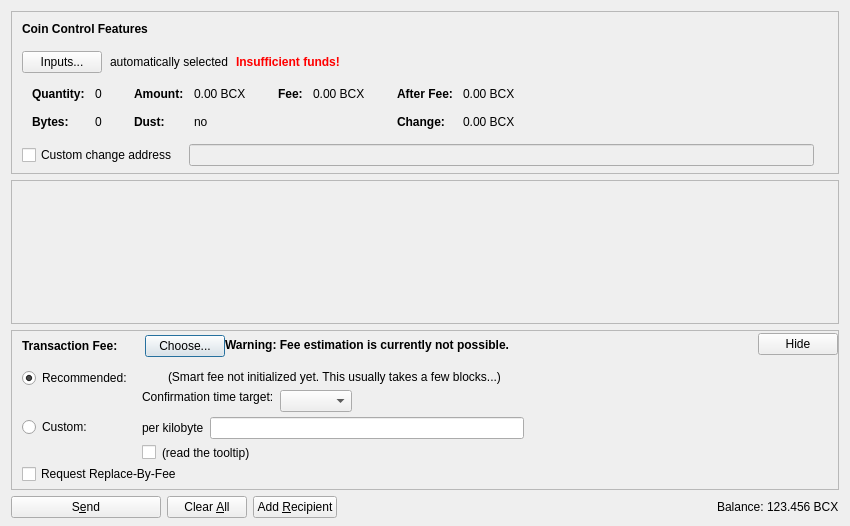
<?xml version="1.0" encoding="UTF-8"?>
<ui version="4.0">
 <class>SendCoinsDialog</class>
 <widget class="QDialog" name="SendCoinsDialog">
  <property name="geometry">
   <rect>
    <x>0</x>
    <y>0</y>
    <width>850</width>
    <height>526</height>
   </rect>
  </property>
  <property name="windowTitle">
   <string>Send Coins</string>
  </property>
  <layout class="QVBoxLayout" name="verticalLayout" stretch="0,1,0,0">
   <property name="bottomMargin">
    <number>8</number>
   </property>
   <item>
    <widget class="QFrame" name="frameCoinControl">
     <property name="sizePolicy">
      <sizepolicy hsizetype="Expanding" vsizetype="Expanding">
       <horstretch>0</horstretch>
       <verstretch>0</verstretch>
      </sizepolicy>
     </property>
     <property name="maximumSize">
      <size>
       <width>16777215</width>
       <height>16777215</height>
      </size>
     </property>
     <property name="frameShape">
      <enum>QFrame::StyledPanel</enum>
     </property>
     <property name="frameShadow">
      <enum>QFrame::Sunken</enum>
     </property>
     <layout class="QVBoxLayout" name="verticalLayoutCoinControl2">
      <property name="spacing">
       <number>0</number>
      </property>
      <property name="leftMargin">
       <number>0</number>
      </property>
      <property name="topMargin">
       <number>0</number>
      </property>
      <property name="rightMargin">
       <number>0</number>
      </property>
      <property name="bottomMargin">
       <number>6</number>
      </property>
      <item>
       <layout class="QVBoxLayout" name="verticalLayoutCoinControl" stretch="0,0,0,0,1">
        <property name="spacing">
         <number>0</number>
        </property>
        <property name="leftMargin">
         <number>10</number>
        </property>
        <property name="topMargin">
         <number>10</number>
        </property>
        <item>
         <layout class="QHBoxLayout" name="horizontalLayoutCoinControl1">
          <property name="bottomMargin">
           <number>15</number>
          </property>
          <item>
           <widget class="QLabel" name="labelCoinControlFeatures">
            <property name="sizePolicy">
             <sizepolicy hsizetype="Preferred" vsizetype="Maximum">
              <horstretch>0</horstretch>
              <verstretch>0</verstretch>
             </sizepolicy>
            </property>
            <property name="font">
             <font>
              <weight>75</weight>
              <bold>true</bold>
             </font>
            </property>
            <property name="styleSheet">
             <string notr="true">font-weight:bold;</string>
            </property>
            <property name="text">
             <string>Coin Control Features</string>
            </property>
           </widget>
          </item>
         </layout>
        </item>
        <item>
         <layout class="QHBoxLayout" name="horizontalLayoutCoinControl2" stretch="0,0,0,0">
          <property name="spacing">
           <number>8</number>
          </property>
          <property name="bottomMargin">
           <number>10</number>
          </property>
          <item>
           <widget class="QPushButton" name="pushButtonCoinControl">
            <property name="styleSheet">
             <string notr="true"/>
            </property>
            <property name="text">
             <string>Inputs...</string>
            </property>
            <property name="autoDefault">
             <bool>false</bool>
            </property>
           </widget>
          </item>
          <item>
           <widget class="QLabel" name="labelCoinControlAutomaticallySelected">
            <property name="text">
             <string>automatically selected</string>
            </property>
            <property name="margin">
             <number>5</number>
            </property>
           </widget>
          </item>
          <item>
           <widget class="QLabel" name="labelCoinControlInsuffFunds">
            <property name="font">
             <font>
              <weight>75</weight>
              <bold>true</bold>
             </font>
            </property>
            <property name="styleSheet">
             <string notr="true">color:red;font-weight:bold;</string>
            </property>
            <property name="text">
             <string>Insufficient funds!</string>
            </property>
            <property name="margin">
             <number>5</number>
            </property>
           </widget>
          </item>
          <item>
           <spacer name="horizontalSpacerCoinControl">
            <property name="orientation">
             <enum>Qt::Horizontal</enum>
            </property>
            <property name="sizeHint" stdset="0">
             <size>
              <width>40</width>
              <height>1</height>
             </size>
            </property>
           </spacer>
          </item>
         </layout>
        </item>
        <item>
         <widget class="QWidget" name="widgetCoinControl" native="true">
          <property name="sizePolicy">
           <sizepolicy hsizetype="Preferred" vsizetype="Preferred">
            <horstretch>0</horstretch>
            <verstretch>0</verstretch>
           </sizepolicy>
          </property>
          <property name="minimumSize">
           <size>
            <width>0</width>
            <height>0</height>
           </size>
          </property>
          <property name="styleSheet">
           <string notr="true"/>
          </property>
          <layout class="QHBoxLayout" name="horizontalLayoutCoinControl5">
           <property name="leftMargin">
            <number>0</number>
           </property>
           <property name="topMargin">
            <number>0</number>
           </property>
           <property name="rightMargin">
            <number>0</number>
           </property>
           <property name="bottomMargin">
            <number>0</number>
           </property>
           <item>
            <layout class="QHBoxLayout" name="horizontalLayoutCoinControl3" stretch="0,0,0,1">
             <property name="spacing">
              <number>20</number>
             </property>
             <property name="topMargin">
              <number>0</number>
             </property>
             <property name="bottomMargin">
              <number>10</number>
             </property>
             <item>
              <layout class="QFormLayout" name="formLayoutCoinControl1">
               <property name="horizontalSpacing">
                <number>10</number>
               </property>
               <property name="verticalSpacing">
                <number>14</number>
               </property>
               <property name="leftMargin">
                <number>10</number>
               </property>
               <property name="topMargin">
                <number>4</number>
               </property>
               <property name="rightMargin">
                <number>6</number>
               </property>
               <item row="0" column="0">
                <widget class="QLabel" name="labelCoinControlQuantityText">
                 <property name="font">
                  <font>
                   <weight>75</weight>
                   <bold>true</bold>
                  </font>
                 </property>
                 <property name="text">
                  <string>Quantity:</string>
                 </property>
                 <property name="margin">
                  <number>0</number>
                 </property>
                </widget>
               </item>
               <item row="0" column="1">
                <widget class="QLabel" name="labelCoinControlQuantity">
                 <property name="cursor">
                  <cursorShape>IBeamCursor</cursorShape>
                 </property>
                 <property name="contextMenuPolicy">
                  <enum>Qt::ActionsContextMenu</enum>
                 </property>
                 <property name="text">
                  <string notr="true">0</string>
                 </property>
                 <property name="margin">
                  <number>0</number>
                 </property>
                 <property name="textInteractionFlags">
                  <set>Qt::LinksAccessibleByMouse|Qt::TextSelectableByKeyboard|Qt::TextSelectableByMouse</set>
                 </property>
                </widget>
               </item>
               <item row="1" column="0">
                <widget class="QLabel" name="labelCoinControlBytesText">
                 <property name="font">
                  <font>
                   <weight>75</weight>
                   <bold>true</bold>
                  </font>
                 </property>
                 <property name="text">
                  <string>Bytes:</string>
                 </property>
                </widget>
               </item>
               <item row="1" column="1">
                <widget class="QLabel" name="labelCoinControlBytes">
                 <property name="cursor">
                  <cursorShape>IBeamCursor</cursorShape>
                 </property>
                 <property name="contextMenuPolicy">
                  <enum>Qt::ActionsContextMenu</enum>
                 </property>
                 <property name="text">
                  <string notr="true">0</string>
                 </property>
                 <property name="textInteractionFlags">
                  <set>Qt::LinksAccessibleByMouse|Qt::TextSelectableByKeyboard|Qt::TextSelectableByMouse</set>
                 </property>
                </widget>
               </item>
              </layout>
             </item>
             <item>
              <layout class="QFormLayout" name="formLayoutCoinControl2">
               <property name="horizontalSpacing">
                <number>10</number>
               </property>
               <property name="verticalSpacing">
                <number>14</number>
               </property>
               <property name="leftMargin">
                <number>6</number>
               </property>
               <property name="topMargin">
                <number>4</number>
               </property>
               <property name="rightMargin">
                <number>6</number>
               </property>
               <item row="0" column="0">
                <widget class="QLabel" name="labelCoinControlAmountText">
                 <property name="font">
                  <font>
                   <weight>75</weight>
                   <bold>true</bold>
                  </font>
                 </property>
                 <property name="text">
                  <string>Amount:</string>
                 </property>
                 <property name="margin">
                  <number>0</number>
                 </property>
                </widget>
               </item>
               <item row="0" column="1">
                <widget class="QLabel" name="labelCoinControlAmount">
                 <property name="cursor">
                  <cursorShape>IBeamCursor</cursorShape>
                 </property>
                 <property name="contextMenuPolicy">
                  <enum>Qt::ActionsContextMenu</enum>
                 </property>
                 <property name="text">
                  <string notr="true">0.00 BCX</string>
                 </property>
                 <property name="textInteractionFlags">
                  <set>Qt::LinksAccessibleByMouse|Qt::TextSelectableByKeyboard|Qt::TextSelectableByMouse</set>
                 </property>
                </widget>
               </item>
               <item row="1" column="0">
                <widget class="QLabel" name="labelCoinControlLowOutputText">
                 <property name="font">
                  <font>
                   <weight>75</weight>
                   <bold>true</bold>
                  </font>
                 </property>
                 <property name="text">
                  <string>Dust:</string>
                 </property>
                </widget>
               </item>
               <item row="1" column="1">
                <widget class="QLabel" name="labelCoinControlLowOutput">
                 <property name="cursor">
                  <cursorShape>IBeamCursor</cursorShape>
                 </property>
                 <property name="contextMenuPolicy">
                  <enum>Qt::ActionsContextMenu</enum>
                 </property>
                 <property name="text">
                  <string notr="true">no</string>
                 </property>
                 <property name="textInteractionFlags">
                  <set>Qt::LinksAccessibleByMouse|Qt::TextSelectableByKeyboard|Qt::TextSelectableByMouse</set>
                 </property>
                </widget>
               </item>
              </layout>
             </item>
             <item>
              <layout class="QFormLayout" name="formLayoutCoinControl3">
               <property name="horizontalSpacing">
                <number>10</number>
               </property>
               <property name="verticalSpacing">
                <number>14</number>
               </property>
               <property name="leftMargin">
                <number>6</number>
               </property>
               <property name="topMargin">
                <number>4</number>
               </property>
               <property name="rightMargin">
                <number>6</number>
               </property>
               <item row="0" column="0">
                <widget class="QLabel" name="labelCoinControlFeeText">
                 <property name="font">
                  <font>
                   <weight>75</weight>
                   <bold>true</bold>
                  </font>
                 </property>
                 <property name="text">
                  <string>Fee:</string>
                 </property>
                 <property name="margin">
                  <number>0</number>
                 </property>
                </widget>
               </item>
               <item row="0" column="1">
                <widget class="QLabel" name="labelCoinControlFee">
                 <property name="cursor">
                  <cursorShape>IBeamCursor</cursorShape>
                 </property>
                 <property name="contextMenuPolicy">
                  <enum>Qt::ActionsContextMenu</enum>
                 </property>
                 <property name="text">
                  <string notr="true">0.00 BCX</string>
                 </property>
                 <property name="textInteractionFlags">
                  <set>Qt::LinksAccessibleByMouse|Qt::TextSelectableByKeyboard|Qt::TextSelectableByMouse</set>
                 </property>
                </widget>
               </item>
              </layout>
             </item>
             <item>
              <layout class="QFormLayout" name="formLayoutCoinControl4">
               <property name="horizontalSpacing">
                <number>10</number>
               </property>
               <property name="verticalSpacing">
                <number>14</number>
               </property>
               <property name="leftMargin">
                <number>6</number>
               </property>
               <property name="topMargin">
                <number>4</number>
               </property>
               <property name="rightMargin">
                <number>6</number>
               </property>
               <item row="0" column="0">
                <widget class="QLabel" name="labelCoinControlAfterFeeText">
                 <property name="font">
                  <font>
                   <weight>75</weight>
                   <bold>true</bold>
                  </font>
                 </property>
                 <property name="text">
                  <string>After Fee:</string>
                 </property>
                 <property name="margin">
                  <number>0</number>
                 </property>
                </widget>
               </item>
               <item row="0" column="1">
                <widget class="QLabel" name="labelCoinControlAfterFee">
                 <property name="cursor">
                  <cursorShape>IBeamCursor</cursorShape>
                 </property>
                 <property name="contextMenuPolicy">
                  <enum>Qt::ActionsContextMenu</enum>
                 </property>
                 <property name="text">
                  <string notr="true">0.00 BCX</string>
                 </property>
                 <property name="textInteractionFlags">
                  <set>Qt::LinksAccessibleByMouse|Qt::TextSelectableByKeyboard|Qt::TextSelectableByMouse</set>
                 </property>
                </widget>
               </item>
               <item row="1" column="0">
                <widget class="QLabel" name="labelCoinControlChangeText">
                 <property name="font">
                  <font>
                   <weight>75</weight>
                   <bold>true</bold>
                  </font>
                 </property>
                 <property name="text">
                  <string>Change:</string>
                 </property>
                </widget>
               </item>
               <item row="1" column="1">
                <widget class="QLabel" name="labelCoinControlChange">
                 <property name="cursor">
                  <cursorShape>IBeamCursor</cursorShape>
                 </property>
                 <property name="contextMenuPolicy">
                  <enum>Qt::ActionsContextMenu</enum>
                 </property>
                 <property name="text">
                  <string notr="true">0.00 BCX</string>
                 </property>
                 <property name="textInteractionFlags">
                  <set>Qt::LinksAccessibleByMouse|Qt::TextSelectableByKeyboard|Qt::TextSelectableByMouse</set>
                 </property>
                </widget>
               </item>
              </layout>
             </item>
            </layout>
           </item>
          </layout>
         </widget>
        </item>
        <item>
         <layout class="QHBoxLayout" name="horizontalLayoutCoinControl4" stretch="0,0,0">
          <property name="spacing">
           <number>12</number>
          </property>
          <property name="sizeConstraint">
           <enum>QLayout::SetDefaultConstraint</enum>
          </property>
          <property name="topMargin">
           <number>5</number>
          </property>
          <property name="rightMargin">
           <number>5</number>
          </property>
          <item>
           <widget class="QCheckBox" name="checkBoxCoinControlChange">
            <property name="toolTip">
             <string>If this is activated, but the change address is empty or invalid, change will be sent to a newly generated address.</string>
            </property>
            <property name="text">
             <string>Custom change address</string>
            </property>
           </widget>
          </item>
          <item>
           <widget class="QValidatedLineEdit" name="lineEditCoinControlChange">
            <property name="enabled">
             <bool>false</bool>
            </property>
            <property name="sizePolicy">
             <sizepolicy hsizetype="Expanding" vsizetype="Fixed">
              <horstretch>0</horstretch>
              <verstretch>0</verstretch>
             </sizepolicy>
            </property>
           </widget>
          </item>
          <item>
           <widget class="QLabel" name="labelCoinControlChangeLabel">
            <property name="sizePolicy">
             <sizepolicy hsizetype="Preferred" vsizetype="Expanding">
              <horstretch>0</horstretch>
              <verstretch>0</verstretch>
             </sizepolicy>
            </property>
            <property name="minimumSize">
             <size>
              <width>0</width>
              <height>0</height>
             </size>
            </property>
            <property name="text">
             <string/>
            </property>
            <property name="margin">
             <number>3</number>
            </property>
           </widget>
          </item>
         </layout>
        </item>
        <item>
         <spacer name="verticalSpacerCoinControl">
          <property name="orientation">
           <enum>Qt::Vertical</enum>
          </property>
          <property name="sizeHint" stdset="0">
           <size>
            <width>800</width>
            <height>1</height>
           </size>
          </property>
         </spacer>
        </item>
       </layout>
      </item>
     </layout>
    </widget>
   </item>
   <item>
    <widget class="QScrollArea" name="scrollArea">
     <property name="widgetResizable">
      <bool>true</bool>
     </property>
     <widget class="QWidget" name="scrollAreaWidgetContents">
      <property name="geometry">
       <rect>
        <x>0</x>
        <y>0</y>
        <width>830</width>
        <height>104</height>
       </rect>
      </property>
      <layout class="QVBoxLayout" name="verticalLayout_2" stretch="0,1">
       <property name="leftMargin">
        <number>0</number>
       </property>
       <property name="topMargin">
        <number>0</number>
       </property>
       <property name="rightMargin">
        <number>0</number>
       </property>
       <property name="bottomMargin">
        <number>0</number>
       </property>
       <item>
        <layout class="QVBoxLayout" name="entries">
         <property name="spacing">
          <number>6</number>
         </property>
        </layout>
       </item>
       <item>
        <spacer name="verticalSpacer">
         <property name="orientation">
          <enum>Qt::Vertical</enum>
         </property>
         <property name="sizeHint" stdset="0">
          <size>
           <width>20</width>
           <height>40</height>
          </size>
         </property>
        </spacer>
       </item>
      </layout>
     </widget>
    </widget>
   </item>
   <item>
    <widget class="QFrame" name="frameFee">
     <property name="sizePolicy">
      <sizepolicy hsizetype="Expanding" vsizetype="Expanding">
       <horstretch>0</horstretch>
       <verstretch>0</verstretch>
      </sizepolicy>
     </property>
     <property name="maximumSize">
      <size>
       <width>16777215</width>
       <height>16777215</height>
      </size>
     </property>
     <property name="frameShape">
      <enum>QFrame::StyledPanel</enum>
     </property>
     <property name="frameShadow">
      <enum>QFrame::Sunken</enum>
     </property>
     <layout class="QVBoxLayout" name="verticalLayoutFee1">
      <property name="spacing">
       <number>0</number>
      </property>
      <property name="leftMargin">
       <number>0</number>
      </property>
      <property name="topMargin">
       <number>0</number>
      </property>
      <property name="rightMargin">
       <number>0</number>
      </property>
      <property name="bottomMargin">
       <number>0</number>
      </property>
      <item>
       <layout class="QVBoxLayout" name="verticalLayoutFee2" stretch="0,0,0">
        <property name="spacing">
         <number>0</number>
        </property>
        <property name="leftMargin">
         <number>10</number>
        </property>
        <property name="topMargin">
         <number>0</number>
        </property>
        <item>
         <layout class="QHBoxLayout" name="horizontalLayoutFee1">
          <property name="bottomMargin">
           <number>0</number>
          </property>
          <item>
           <layout class="QVBoxLayout" name="verticalLayoutFee7">
            <property name="spacing">
             <number>0</number>
            </property>
            <item>
             <spacer name="verticalSpacerSmartFee">
              <property name="orientation">
               <enum>Qt::Vertical</enum>
              </property>
              <property name="sizeType">
               <enum>QSizePolicy::Fixed</enum>
              </property>
              <property name="sizeHint" stdset="0">
               <size>
                <width>1</width>
                <height>4</height>
               </size>
              </property>
             </spacer>
            </item>
            <item>
             <layout class="QHBoxLayout" name="horizontalLayoutSmartFee">
              <property name="spacing">
               <number>10</number>
              </property>
              <item>
               <widget class="QLabel" name="labelFeeHeadline">
                <property name="sizePolicy">
                 <sizepolicy hsizetype="Preferred" vsizetype="Maximum">
                  <horstretch>0</horstretch>
                  <verstretch>0</verstretch>
                 </sizepolicy>
                </property>
                <property name="font">
                 <font>
                  <weight>75</weight>
                  <bold>true</bold>
                 </font>
                </property>
                <property name="styleSheet">
                 <string notr="true">font-weight:bold;</string>
                </property>
                <property name="text">
                 <string>Transaction Fee:</string>
                </property>
               </widget>
              </item>
              <item>
               <widget class="QLabel" name="labelFeeMinimized">
                <property name="text">
                 <string/>
                </property>
               </widget>
              </item>
              <item>
               <widget class="QPushButton" name="buttonChooseFee">
                <property name="text">
                 <string>Choose...</string>
                </property>
               </widget>
              </item>
             </layout>
            </item>
            <item>
             <spacer name="verticalSpacer_5">
              <property name="orientation">
               <enum>Qt::Vertical</enum>
              </property>
              <property name="sizeHint" stdset="0">
               <size>
                <width>1</width>
                <height>1</height>
               </size>
              </property>
             </spacer>
            </item>
           </layout>
          </item>
          <item>
           <widget class="QLabel" name="fallbackFeeWarningLabel">
            <property name="toolTip">
             <string>Using the fallbackfee can result in sending a transaction that will take several hours or days (or never) to confirm. Consider choosing your fee manually or wait until you have validated the complete chain.</string>
            </property>
            <property name="font">
            <font>
                <weight>75</weight>
                <bold>true</bold>
            </font>
            </property>
            <property name="text">
             <string>Warning: Fee estimation is currently not possible.</string>
            </property>
            <property name="wordWrap">
             <bool>false</bool>
            </property>
           </widget>
          </item>
          <item>
           <spacer name="horizontalSpacer_4">
            <property name="orientation">
             <enum>Qt::Horizontal</enum>
            </property>
            <property name="sizeType">
             <enum>QSizePolicy::MinimumExpanding</enum>
            </property>
            <property name="sizeHint" stdset="0">
             <size>
              <width>40</width>
              <height>20</height>
             </size>
            </property>
           </spacer>
          </item>
          <item>
           <widget class="QPushButton" name="buttonMinimizeFee">
            <property name="toolTip">
             <string>collapse fee-settings</string>
            </property>
            <property name="text">
             <string>Hide</string>
            </property>
           </widget>
          </item>
         </layout>
        </item>
        <item>
         <widget class="QFrame" name="frameFeeSelection">
          <layout class="QVBoxLayout" name="verticalLayoutFee12">
           <property name="spacing">
            <number>0</number>
           </property>
           <property name="leftMargin">
            <number>0</number>
           </property>
           <property name="topMargin">
            <number>0</number>
           </property>
           <property name="rightMargin">
            <number>0</number>
           </property>
           <property name="bottomMargin">
            <number>0</number>
           </property>
           <item>
            <layout class="QGridLayout" name="gridLayoutFee">
             <property name="topMargin">
              <number>10</number>
             </property>
             <property name="bottomMargin">
              <number>4</number>
             </property>
             <property name="horizontalSpacing">
              <number>10</number>
             </property>
             <property name="verticalSpacing">
              <number>4</number>
             </property>
             <item row="1" column="1">
              <layout class="QVBoxLayout" name="verticalLayoutFee8">
               <property name="spacing">
                <number>6</number>
               </property>
               <item>
                <layout class="QHBoxLayout" name="horizontalLayoutFee13">
                 <item>
                  <widget class="QLabel" name="labelCustomPerKilobyte">
                   <property name="toolTip">
                    <string>If the custom fee is set to 1000 satoshis and the transaction is only 250 bytes, then &quot;per kilobyte&quot; only pays 250 satoshis in fee, while &quot;total at least&quot; pays 1000 satoshis. For transactions bigger than a kilobyte both pay by kilobyte.</string>
                   </property>
                   <property name="text">
                    <string>per kilobyte</string>
                   </property>
                  </widget>
                 </item>
                 <item>
                  <widget class="BitcoinAmountField" name="customFee"/>
                 </item>
                 <item>
                  <spacer name="horizontalSpacer_6">
                   <property name="orientation">
                    <enum>Qt::Horizontal</enum>
                   </property>
                   <property name="sizeHint" stdset="0">
                    <size>
                     <width>1</width>
                     <height>1</height>
                    </size>
                   </property>
                  </spacer>
                 </item>
                </layout>
               </item>
               <item>
                <layout class="QHBoxLayout" name="horizontalLayoutFee8">
                 <item>
                  <widget class="QCheckBox" name="checkBoxMinimumFee">
                   <property name="toolTip">
                    <string>Paying only the minimum fee is just fine as long as there is less transaction volume than space in the blocks. But be aware that this can end up in a never confirming transaction once there is more demand for bitcoinx transactions than the network can process.</string>
                   </property>
                   <property name="text">
                    <string/>
                   </property>
                  </widget>
                 </item>
                 <item>
                  <widget class="QLabel" name="labelMinFeeWarning">
                   <property name="enabled">
                    <bool>true</bool>
                   </property>
                   <property name="toolTip">
                    <string>Paying only the minimum fee is just fine as long as there is less transaction volume than space in the blocks. But be aware that this can end up in a never confirming transaction once there is more demand for bitcoinx transactions than the network can process.</string>
                   </property>
                   <property name="text">
                    <string>(read the tooltip)</string>
                   </property>
                   <property name="margin">
                    <number>5</number>
                   </property>
                  </widget>
                 </item>
                 <item>
                  <spacer name="horizontalSpacer_2">
                   <property name="orientation">
                    <enum>Qt::Horizontal</enum>
                   </property>
                   <property name="sizeHint" stdset="0">
                    <size>
                     <width>1</width>
                     <height>1</height>
                    </size>
                   </property>
                  </spacer>
                 </item>
                </layout>
               </item>
              </layout>
             </item>
             <item row="0" column="0">
              <layout class="QVBoxLayout" name="verticalLayoutFee4" stretch="0,1">
               <item>
                <widget class="QRadioButton" name="radioSmartFee">
                 <property name="text">
                  <string>Recommended:</string>
                 </property>
                 <property name="checked">
                  <bool>true</bool>
                 </property>
                 <attribute name="buttonGroup">
                  <string notr="true">groupFee</string>
                 </attribute>
                </widget>
               </item>
               <item>
                <spacer name="verticalSpacer_2">
                 <property name="orientation">
                  <enum>Qt::Vertical</enum>
                 </property>
                 <property name="sizeHint" stdset="0">
                  <size>
                   <width>1</width>
                   <height>1</height>
                  </size>
                 </property>
                </spacer>
               </item>
              </layout>
             </item>
             <item row="1" column="0">
              <layout class="QVBoxLayout" name="verticalLayoutFee9" stretch="0,1">
               <item>
                <widget class="QRadioButton" name="radioCustomFee">
                 <property name="text">
                  <string>Custom:</string>
                 </property>
                 <attribute name="buttonGroup">
                  <string notr="true">groupFee</string>
                 </attribute>
                </widget>
               </item>
               <item>
                <spacer name="verticalSpacer_6">
                 <property name="orientation">
                  <enum>Qt::Vertical</enum>
                 </property>
                 <property name="sizeHint" stdset="0">
                  <size>
                   <width>1</width>
                   <height>1</height>
                  </size>
                 </property>
                </spacer>
               </item>
              </layout>
             </item>
             <item row="0" column="1">
              <layout class="QVBoxLayout" name="verticalLayoutFee3" stretch="0,0,1">
               <property name="spacing">
                <number>6</number>
               </property>
               <property name="topMargin">
                <number>2</number>
               </property>
               <item>
                <layout class="QHBoxLayout" name="horizontalLayoutFee12">
                 <item>
                  <widget class="QLabel" name="labelSmartFee">
                   <property name="text">
                    <string/>
                   </property>
                   <property name="margin">
                    <number>2</number>
                   </property>
                  </widget>
                 </item>
                 <item>
                  <widget class="QLabel" name="labelFeeEstimation">
                   <property name="text">
                    <string/>
                   </property>
                  </widget>
                 </item>
                 <item>
                  <widget class="QLabel" name="labelSmartFee2">
                   <property name="text">
                    <string>(Smart fee not initialized yet. This usually takes a few blocks...)</string>
                   </property>
                   <property name="margin">
                    <number>2</number>
                   </property>
                  </widget>
                 </item>
                 <item>
                  <spacer name="horizontalSpacer_5">
                   <property name="orientation">
                    <enum>Qt::Horizontal</enum>
                   </property>
                   <property name="sizeHint" stdset="0">
                    <size>
                     <width>1</width>
                     <height>1</height>
                    </size>
                   </property>
                  </spacer>
                 </item>
                </layout>
               </item>
               <item>
                <layout class="QHBoxLayout" name="horizontalLayoutFee9">
                 <item>
                  <layout class="QVBoxLayout" name="verticalLayoutFee6">
                   <item>
                    <widget class="QLabel" name="labelSmartFee3">
                     <property name="text">
                      <string>Confirmation time target:</string>
                     </property>
                     <property name="margin">
                      <number>2</number>
                     </property>
                    </widget>
                   </item>
                   <item>
                    <spacer name="verticalSpacer_3">
                     <property name="orientation">
                      <enum>Qt::Vertical</enum>
                     </property>
                     <property name="sizeHint" stdset="0">
                      <size>
                       <width>1</width>
                       <height>1</height>
                      </size>
                     </property>
                    </spacer>
                   </item>
                  </layout>
                 </item>
                 <item>
                  <layout class="QVBoxLayout" name="verticalLayoutFee5">
                   <property name="rightMargin">
                    <number>30</number>
                   </property>
                   <item>
                    <layout class="QHBoxLayout" name="horizontalLayoutConfTarget">
                     <property name="bottomMargin">
                      <number>0</number>
                     </property>
                     <item>
                      <widget class="QComboBox" name="confTargetSelector"/>
                     </item>
                     <item>
                      <spacer name="horizontalSpacerConfTarget">
                       <property name="orientation">
                        <enum>Qt::Horizontal</enum>
                       </property>
                       <property name="sizeHint" stdset="0">
                        <size>
                         <width>40</width>
                         <height>20</height>
                        </size>
                       </property>
                      </spacer>
                     </item>
                    </layout>
                   </item>
                  </layout>
                 </item>
                </layout>
               </item>
               <item>
                <spacer name="verticalSpacer_4">
                 <property name="orientation">
                  <enum>Qt::Vertical</enum>
                 </property>
                 <property name="sizeHint" stdset="0">
                  <size>
                   <width>1</width>
                   <height>1</height>
                  </size>
                 </property>
                </spacer>
               </item>
              </layout>
             </item>
            </layout>
           </item>
           <item>
            <widget class="QCheckBox" name="optInRBF">
             <property name="text">
              <string>Request Replace-By-Fee</string>
             </property>
             <property name="toolTip">
              <string>Indicates that the sender may wish to replace this transaction with a new one paying higher fees (prior to being confirmed).</string>
             </property>
            </widget>
           </item>
          </layout>
         </widget>
        </item>
        <item>
         <spacer name="verticalSpacerFee">
          <property name="orientation">
           <enum>Qt::Vertical</enum>
          </property>
          <property name="sizeHint" stdset="0">
           <size>
            <width>40</width>
            <height>5</height>
           </size>
          </property>
         </spacer>
        </item>
       </layout>
      </item>
     </layout>
    </widget>
   </item>
   <item>
    <layout class="QHBoxLayout" name="horizontalLayout">
     <item>
      <widget class="QPushButton" name="sendButton">
       <property name="minimumSize">
        <size>
         <width>150</width>
         <height>0</height>
        </size>
       </property>
       <property name="toolTip">
        <string>Confirm the send action</string>
       </property>
       <property name="text">
        <string>S&amp;end</string>
       </property>
       <property name="icon">
        <iconset resource="../bitcoin.qrc">
         <normaloff>:/icons/send</normaloff>:/icons/send</iconset>
       </property>
       <property name="autoDefault">
        <bool>false</bool>
       </property>
       <property name="default">
        <bool>false</bool>
       </property>
      </widget>
     </item>
     <item>
      <widget class="QPushButton" name="clearButton">
       <property name="sizePolicy">
        <sizepolicy hsizetype="Minimum" vsizetype="Fixed">
         <horstretch>0</horstretch>
         <verstretch>0</verstretch>
        </sizepolicy>
       </property>
       <property name="toolTip">
        <string>Clear all fields of the form.</string>
       </property>
       <property name="text">
        <string>Clear &amp;All</string>
       </property>
       <property name="icon">
        <iconset resource="../bitcoin.qrc">
         <normaloff>:/icons/remove</normaloff>:/icons/remove</iconset>
       </property>
       <property name="autoDefault">
        <bool>false</bool>
       </property>
      </widget>
     </item>
     <item>
      <widget class="QPushButton" name="addButton">
       <property name="toolTip">
        <string>Send to multiple recipients at once</string>
       </property>
       <property name="text">
        <string>Add &amp;Recipient</string>
       </property>
       <property name="icon">
        <iconset resource="../bitcoin.qrc">
         <normaloff>:/icons/add</normaloff>:/icons/add</iconset>
       </property>
       <property name="autoDefault">
        <bool>false</bool>
       </property>
      </widget>
     </item>
     <item>
      <spacer name="horizontalSpacer">
       <property name="orientation">
        <enum>Qt::Horizontal</enum>
       </property>
       <property name="sizeHint" stdset="0">
        <size>
         <width>40</width>
         <height>20</height>
        </size>
       </property>
      </spacer>
     </item>
     <item>
      <layout class="QHBoxLayout" name="horizontalLayout_2">
       <property name="spacing">
        <number>3</number>
       </property>
       <item>
        <widget class="QLabel" name="label">
         <property name="sizePolicy">
          <sizepolicy hsizetype="Preferred" vsizetype="Fixed">
           <horstretch>0</horstretch>
           <verstretch>0</verstretch>
          </sizepolicy>
         </property>
         <property name="text">
          <string>Balance:</string>
         </property>
        </widget>
       </item>
       <item>
        <widget class="QLabel" name="labelBalance">
         <property name="sizePolicy">
          <sizepolicy hsizetype="Preferred" vsizetype="Fixed">
           <horstretch>0</horstretch>
           <verstretch>0</verstretch>
          </sizepolicy>
         </property>
         <property name="cursor">
          <cursorShape>IBeamCursor</cursorShape>
         </property>
         <property name="text">
          <string notr="true">123.456 BCX</string>
         </property>
         <property name="textInteractionFlags">
          <set>Qt::LinksAccessibleByMouse|Qt::TextSelectableByKeyboard|Qt::TextSelectableByMouse</set>
         </property>
        </widget>
       </item>
      </layout>
     </item>
    </layout>
   </item>
  </layout>
 </widget>
 <customwidgets>
  <customwidget>
   <class>QValidatedLineEdit</class>
   <extends>QLineEdit</extends>
   <header>qvalidatedlineedit.h</header>
  </customwidget>
  <customwidget>
   <class>BitcoinAmountField</class>
   <extends>QLineEdit</extends>
   <header>bitcoinamountfield.h</header>
   <container>1</container>
  </customwidget>
 </customwidgets>
 <resources>
  <include location="../bitcoin.qrc"/>
 </resources>
 <connections/>
 <buttongroups>
  <buttongroup name="groupFee"/>
 </buttongroups>
</ui>
